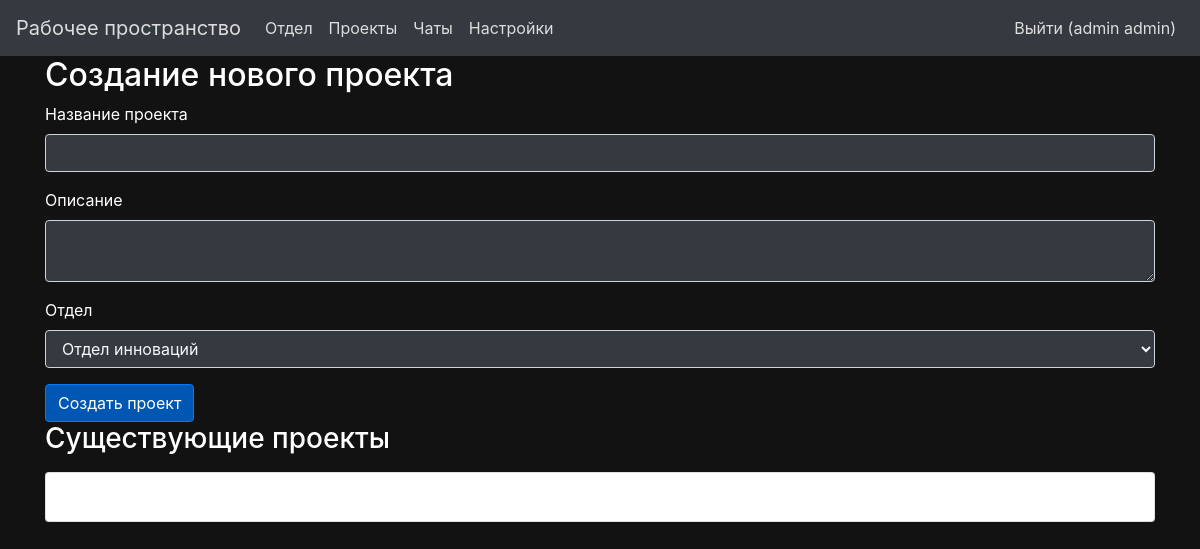
The page /project/new (signed in) on the database as committed earlier.
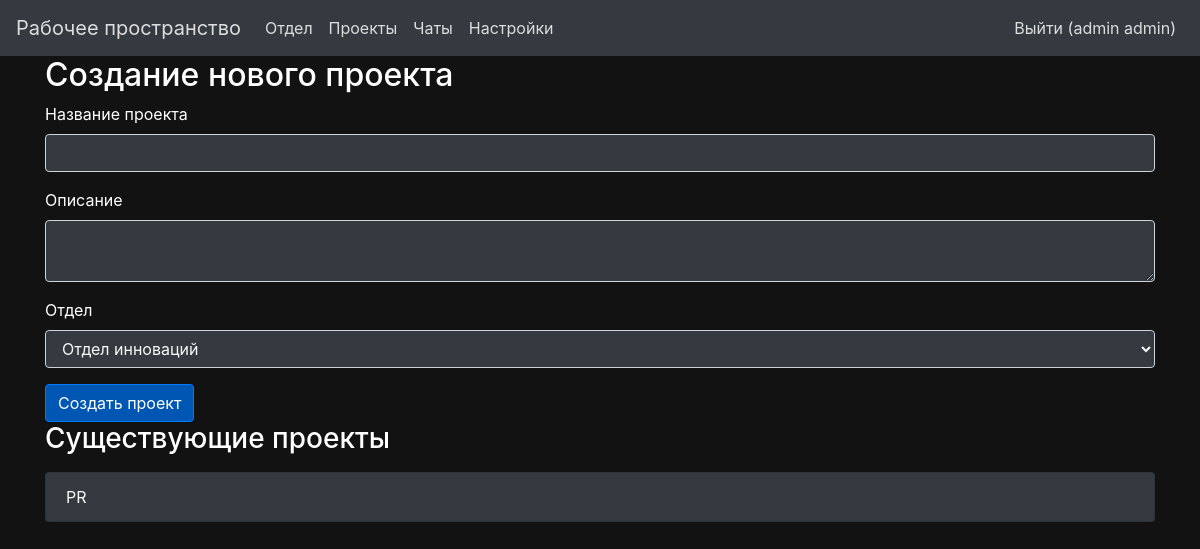
The same page on the database as committed later.
### app/models.py (models this page shows, shortened)
class User(db.Model, UserMixin):
    id = db.Column(db.Integer, primary_key=True)
    name = db.Column(db.String(50), nullable=False)
    email = db.Column(db.String(120), unique=True, nullable=False)
    password = db.Column(db.String(200), nullable=False)
    role_id = db.Column(db.Integer, db.ForeignKey('role.id'))
    department_id = db.Column(db.Integer, db.ForeignKey('department.id'))
    registered_on = db.Column(db.DateTime)

class Project(db.Model):
    id = db.Column(db.Integer, primary_key=True)
    title = db.Column(db.String(100))
    description = db.Column(db.Text)
    department_id = db.Column(db.Integer, db.ForeignKey('department.id'))

### app/views.py (the view, shortened to what this page needs)
@app.route('/project/new', methods=['GET', 'POST'])
@login_required
def new_project():
    form = ProjectForm()
    form.department_id.choices = [(d.id, d.name) for d in Department.query.all()]
    projects = Project.query.all()
    return render_template('project.html', form=form, projects=projects, theme_value=get_theme_value())

### app/forms.py
class ProjectForm(FlaskForm):
    title = StringField('Название проекта', validators=[DataRequired()])
    description = TextAreaField('Описание')
    department_id = SelectField('Отдел', coerce=int)  # Заполнить позже в представлении
    submit = SubmitField('Создать проект')

### app/__init__.py (called while the page is built)
@login_manager.user_loader
def load_user(user_id):
    return models.User.query.get(int(user_id))

### app/views.py (called while the page is built)
def get_theme_value():
    if current_user.is_authenticated:  # Проверяем, аутентифицирован ли пользователь
        theme_setting = Setting.query.filter_by(user_id=current_user.id, key='theme').first()
        return theme_setting.value == 'dark' if theme_setting else False
    return False  # Если пользователь не аутентифицирован, возвращаем значение по умолчанию

### app/templates/project.html (shortened to what this page needs)
{% extends "base.html" %}
{% block content %}
<h2>Создание нового проекта</h2>
<form method="POST">
   <div class="form-group ">
       {{ form.title.label(class='form-label') }}
       {{ form.title(class='form-control bg-dark text-light' if theme_value else 'form-control bg-light') }}
   </div>
   <div class="form-group">
       {{ form.description.label(class='form-label') }}
       {{ form.description(class='form-control bg-dark text-light' if theme_value else 'form-control bg-light') }}
   </div>
   <div class="form-group">
       {{ form.department_id.label(class='form-label') }}
       {{ form.department_id(class='form-control bg-dark text-light' if theme_value else 'form-control bg-light') }}
   </div>
   {{ form.submit(class='btn btn-primary') }}
</form>
<h3>Существующие проекты</h3>
<ul class="list-group mt-3">
{% for project in projects %}
   <li class="list-group-item {{ 'bg-dark text-light' if theme_value else 'bg-light' }}">{{ project.title }}</li>
{% else %}
   <li class="list-group-item ">Нет доступных проектов.</li>
{% endfor %}
</ul>
{% endblock %}

### app/templates/base.html (shortened to what this page needs)
<!DOCTYPE html>
<html lang="en">
<head>
    <link rel="stylesheet" href="https://stackpath.bootstrapcdn.com/bootstrap/4.5.2/css/bootstrap.min.css">
    <link rel="stylesheet" href="{{ url_for('static', filename='css/styles.css') }}">
</head>
<body class="{{ 'dark' if theme_value else 'light' }}">
    <nav class="navbar navbar-expand-lg {{ 'bg-dark text-light' if theme_value else 'bg-light navbar-light' }}">
        <a class="navbar-brand" href="{{ url_for('index') }}">Рабочее пространство</a>
        <div class="collapse navbar-collapse" id="navbarNav">
            <ul class="navbar-nav mr-auto">
                <li class="nav-item"><a class="nav-link" href="{{ url_for('new_department') }}">Отдел</a></li>
                <li class="nav-item"><a class="nav-link" href="{{ url_for('new_project') }}">Проекты</a></li>
                <li class="nav-item"><a class="nav-link" href="{{ url_for('chat_list') }}">Чаты</a></li>
                <li class="nav-item"><a class="nav-link" href="{{ url_for('settings') }}">Настройки</a></li>
            </ul>
            <ul class="navbar-nav ml-auto">
                {% if current_user.is_authenticated %}
                <li class="nav-item"><a class="nav-link" href="{{ url_for('logout') }}">Выйти ({{ current_user.name
                        }})</a></li>
                {% else %}
                <li class="nav-item"><a class="nav-link" href="{{ url_for('register') }}">Регистрация</a></li>
                <li class="nav-item"><a class="nav-link" href="{{ url_for('login') }}">Войти</a></li>
                {% endif %}
            </ul>
        </div>
    </nav>
    <div class="container">
        {% block content %}
        {% endblock %}
    </div>
</body>
</html>

### app/static/css/styles.css (style rules this page uses)
body { transition: background-color 0.5s, color 0.5s; }
.bg-dark { color: white; }
body.dark { background-color: #121212; color: white; }
.btn { transition: background-color 0.5s, color 0.5s; }
.btn-primary { background-color: #007bff; color: white; }
body.dark .btn-primary { background-color: #0056b3; }
a { color: #ddd; }

Rows that differ between the two databases and show on the page:
added Project: title "PR"
